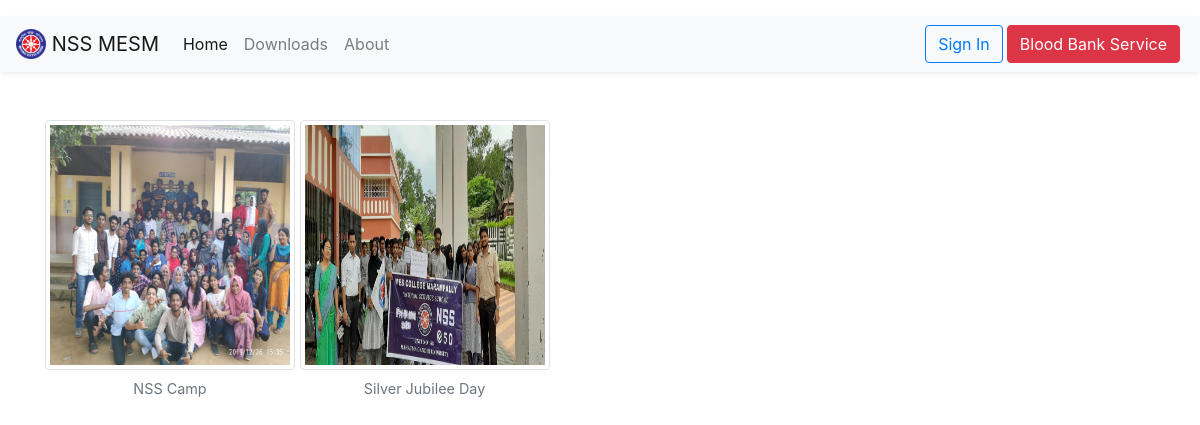
The app's page /routes/gallery.php with its own data.
### tables this page shows
CREATE TABLE IF NOT EXISTS `gallery` (
  `id` int(10) NOT NULL AUTO_INCREMENT,
  `upload_date` timestamp NOT NULL DEFAULT CURRENT_TIMESTAMP,
  `path` varchar(50) NOT NULL,
  `title` varchar(30) NOT NULL,
  PRIMARY KEY (`id`)
);

### backend/utilities.php (called while the page is built, shortened)
<?php
require('dbconnect.php');
function get_gallery_images()
{
    global $conn;
    $sql="select * from gallery";
    if (mysqli_query($conn, $sql)) {
        $result=mysqli_query($conn, $sql);
        return $result;
    }
}

### routes/gallery.php (the view, shortened to what this page needs)
<?php
require('../backend/status.php');
require('../backend/utilities.php');
?>
<!DOCTYPE html>
<html lang="en">
  <head>
    <link rel="stylesheet" href="../css/bootstrap.min.css" />
  </head>
  <body>
  <nav class="navbar navbar-expand-lg navbar-light rounded bg-light mt-3 shadow-sm">
        <a class="navbar-brand" href="#">
          <img
            src="../assets/favicon.png"
            width="30"
            height="30"
            class="d-inline-block align-top"
            alt=""
            loading="lazy"
          />
          NSS MESM</a
        >
        <div class="collapse navbar-collapse" id="navbarText">
          <ul class="navbar-nav mr-auto">
            <li class="nav-item active">
              <a class="nav-link" href="../index.php"
                >Home <span class="sr-only">(current)</span></a
              >
            </li>
            <li class="nav-item">
              <a class="nav-link" href="downloads.php">Downloads</a>
            </li>
            <li class="nav-item">
              <a class="nav-link" href="about.php">About</a>
            </li>
          </ul>
         <?php
        if($_SESSION['auth']=="true")
        {
          $path='';
          $path=$_SESSION['type']=='admin'? 'adminboard.php':'userboard.php';
          if($_SESSION['type']=='registered')
          $path='registrationstatus.php';
         echo '<a class="btn btn-danger my-2 my-sm-0  mx-1" href="' . $path .'">Dashboard</a>';
        }else{?>
          <a class="btn btn-outline-primary my-2 my-sm-0"  data-toggle="modal" data-target="#myModal" href="routes/signin.html">Sign In</a>
        <a class="btn btn-danger my-2 my-sm-0  mx-1" href="">Blood Bank Service</a>   <?php
           }?>
            </nav>
<div class="container mt-5">
<?php
      $pics=get_gallery_images();
      if (mysqli_num_rows($pics)==0) {
        echo "<h3>No Image Files</h3>";
    }
      else{
          while ($pic=mysqli_fetch_assoc($pics)) {
echo '<a href="../assets/gallery/'.$pic['path'].'"><figure class="figure">
<img src="../assets/gallery/'.$pic['path'].'"  style="width:250px;height:250px;" alt="..." class="figure-img img-thumbnail ">
  <figcaption class="figure-caption text-center">'.$pic['title'].'</figcaption>
</figure></a>
';
          }
      }
      ?>
</div>
  </body>
</html>

### records on screen
gallery: path (picture), title "NSS Camp"
gallery: path (picture), title "Silver Jubilee Day"
